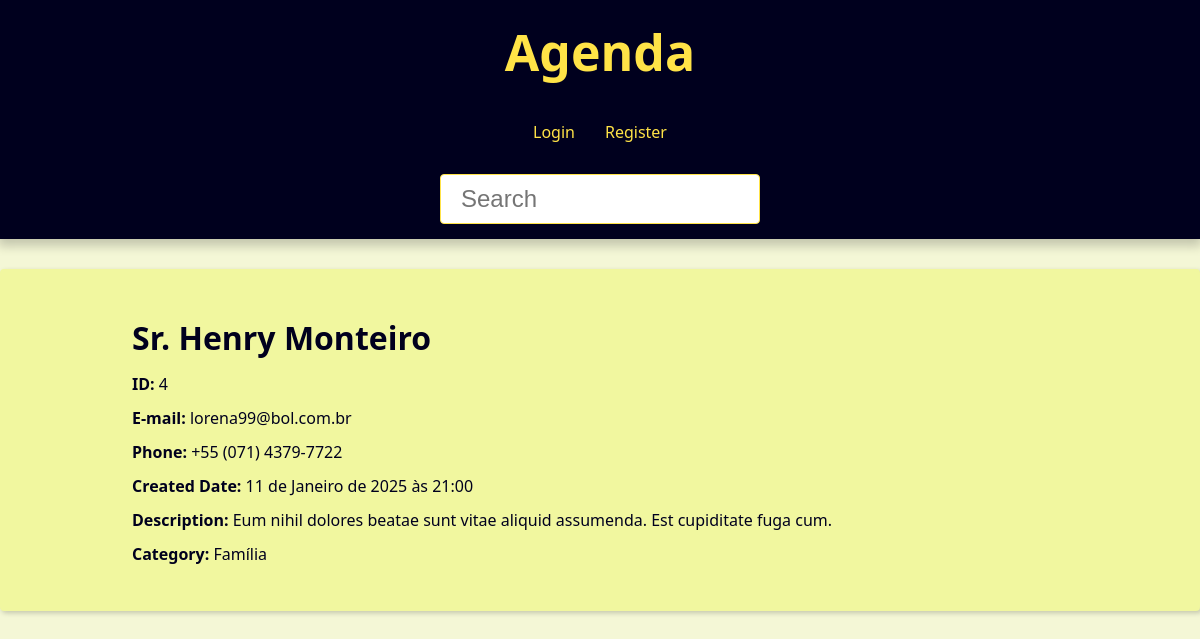
The app's page /contact/contact/4/ with its own data.
### contact/models.py (models this page shows, shortened)
class Contact(models.Model):
    first_name = models.CharField(max_length=50)
    last_name = models.CharField(max_length=50, blank=True)
    phone = models.CharField(max_length=19, blank=True)
    email = models.EmailField(max_length=254, blank=True)
    created_date = models.DateTimeField(default=timezone.now)
    description = models.TextField(blank=True)
    show = models.BooleanField(default=True)
    picture = models.ImageField(blank=True, upload_to= 'pictures/%Y/%m/')
    category = models.ForeignKey(
        Category,
        on_delete=models.SET_NULL,
        blank=True, null=True,
    )
    owner = models.ForeignKey(
        User,
        on_delete=models.SET_NULL,
        blank=True, null=True,
    )

class Category(models.Model):
    class Meta:
        verbose_name = 'Category'
        verbose_name_plural = 'Categories'
    name = models.CharField(max_length=50)

### contact/views/contact_views.py (the view)
# urls.py: path('contact/<int:contact_id>/', views.contact, name='contact'),
def contact(request, contact_id):
    single_contact = Contact.objects.filter(id=contact_id, show=True).first()
    if single_contact is None:
        raise Http404()
    title = f'{single_contact.first_name}\
                     {single_contact.last_name} - '
    context = {
        'contact': single_contact,
        'title': title,
    }
    return render(
        request,
        'contact/contact.html',
        context,
    )

### contact/templates/contact/contact.html (shortened to what this page needs)
{% extends "global/base.html" %}
{% block content %}
    <div class="single-contact">
        <h1 class="single-contact-name">
            {{ contact.first_name }} {{ contact.last_name }}
        </h1>
        <p><b>ID:</b> {{ contact.id }} </p>
        <p><b>E-mail:</b> {{ contact.email }} </p>
        <p><b>Phone:</b> {{ contact.phone }} </p>
        <p><b>Created Date:</b> {{ contact.created_date }} </p>
        <p><b>Description:</b> {{ contact.description }} </p>
        <p><b>Category:</b> {{ contact.category.name }} </p>
    </div>
{% endblock content %}

### base_static/global/css/static.css (style rules this page uses)
:root { --spacing: 1.5rem; --link-dark-color: rgb(0, 0, 0); --link-light-color: rgb(255, 227, 71); --clr-white: rgb(241, 247, 159); --clr-black: rgb(0, 0, 30); --clr-light-gray: rgb(244, 247, 214); --clr-dark-shadow-5: rgba(0, 0, 10, 5%); --clr-dark-shadow-10: rgba(0, 0, 10, 10%); --clr-dark-shadow-20: rgba(0, 0, 10, 20%); --clr-light-shadow-5: rgba(200, 200, 255, 5%); --clr-light-shadow-10: rgba(200, 200, 255, 10%); --clr-light-shadow-20: rgba(200, 200, 255, 20%); --main-page-width: 120rem; --table-min-width: 60rem; --biggest-font-size: 5rem; --bigger-font-size: 4rem; --big-font-size: 3.2rem; --medium-font-size: 2.4rem; --small-font-size: 1.6rem; --smaller-font-size: 1.4rem; --smallest-font-size: 1.2rem; --transition-fast: 300ms; --transition-medium: 600ms; --transition-slow: 1s; --default-border-radius: 4px; }
*, *::before, *::after { margin: 0; padding: 0; box-sizing: border-box; }
html { font-size: 62.5%; }
body { font-family: system-ui, -apple-system, BlinkMacSystemFont, 'Segoe UI', Roboto, Oxygen, Ubuntu, Cantarell, 'Open Sans', 'Helvetica Neue', sans-serif; line-height: 1.5; font-size: var(--small-font-size); color: var(--clr-black); -webkit-font-smoothing: antialiased; background: var(--clr-light-gray); }
@media (min-width: 600px) { .single-contact { max-width: 80%; margin: calc(var(--spacing) * 2) auto; } }
.single-contact h1 { margin: 1rem 0; }
.single-contact p { margin: 1rem 0; }

### records on screen
Contact: first_name "Sr.", last_name "Henry Monteiro", id "4", email "lorena99@bol.com.br", phone "+55 (071) 4379-7722", created_date "11 de Janeiro de 2025 às 21:00", description "Eum nihil dolores beatae sunt vitae aliquid assumenda. Est cupiditate fuga cum.", category.name "Família"
